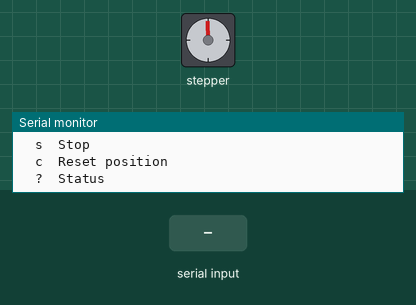
Bench run of a sketch on a simulated Arduino Uno, built with avr-gcc and run on an emulated ATmega328P. On the bench: stepper motor, the last lines printed to the serial monitor. Wiring (inferred from the names in the program): stepper motor driver (200 steps per turn assumed): step pin 2; direction pin 3. The test bench sets the inputs (shaded band).

Above: at 1.2 s.
1.3 s: "l" received over Serial
At 2.9 s:
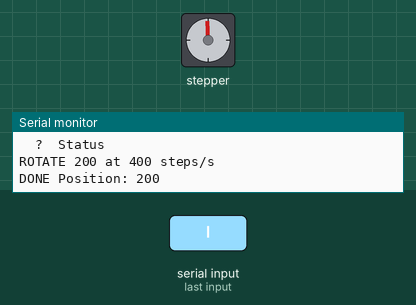
3.2 s: "L" received over Serial
At 3.35 s:
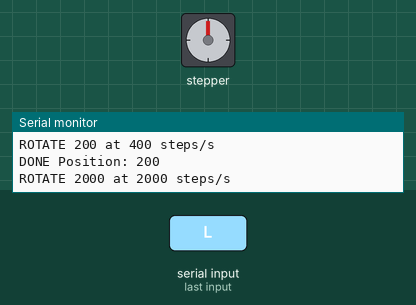
5.7 s: "r" received over Serial
At 6.09 s:
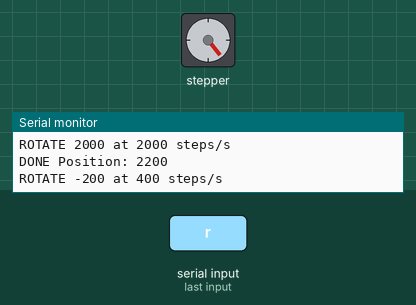
7.6 s: "R" received over Serial
At 8.05 s:
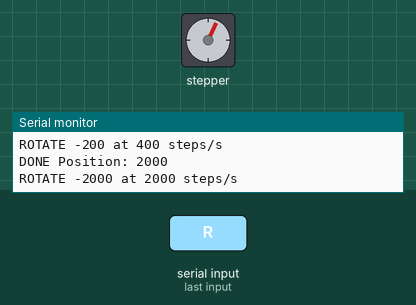
10.1 s: "R" received over Serial
At 10.85 s:
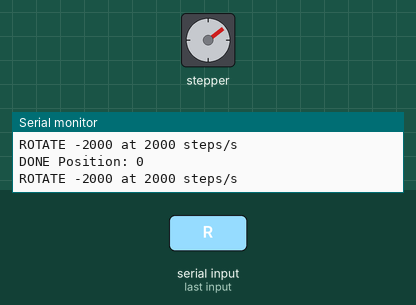
Timing chart, 0 to 13.1 s (numbered marks = the images above; inputs shaded):
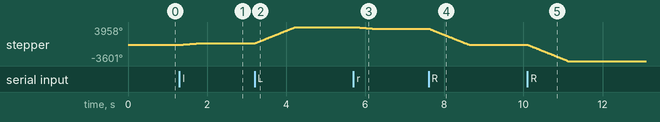

Measured:
- after the input at 1.3 s, stepper: turns 359° clockwise in 0.50 s, starting at once
- after the input at 3.2 s, stepper: turns 3600° clockwise in 1.0 s, starting at once
- after the input at 5.7 s, stepper: turns 360° counter-clockwise in 0.50 s, starting at once
- after the input at 7.6 s, stepper: turns 3599° counter-clockwise in 1.0 s, starting at once
- after the input at 10.1 s, stepper: turns 3600° counter-clockwise in 1.0 s, starting at once

The sketch:

stepper4.ino
```cpp
#include <Arduino.h>

const byte STEP_PIN = 2;
const byte DIR_PIN = 3;

// TB6600-style driver, common-anode wiring
// LOW = active pulse, HIGH = idle
const unsigned long PULSE_WIDTH_US = 10;
const unsigned long DIR_SETUP_US = 20;

// Movement configuration
const long SMALL_MOVEMENT = 200;
const long LARGE_MOVEMENT = 2000;

const unsigned int SLOW_SPEED = 400;
const unsigned int FAST_SPEED = 2000;

// Motion state
long stepsRemaining = 0;
long position = 0;

unsigned int currentSpeed = SLOW_SPEED;

bool moving = false;
bool pulseActive = false;

unsigned long nextStepTime = 0;
unsigned long pulseStartTime = 0;


void stopMotor() {
  digitalWrite(STEP_PIN, HIGH);

  pulseActive = false;
  moving = false;
  stepsRemaining = 0;

  Serial.println(F("STOPPED"));
}


void printStatus() {
  Serial.print(F("Position: "));
  Serial.println(position);

  Serial.print(F("Speed: "));
  Serial.print(currentSpeed);
  Serial.println(F(" steps/s"));

  Serial.print(F("Remaining: "));
  Serial.println(stepsRemaining);

  Serial.println(moving ? F("MOVING") : F("IDLE"));
}


void startRotation(long steps, unsigned int speed) {
  if (moving) {
    Serial.println(F("ERR: Motor busy"));
    return;
  }

  if (steps == 0 || speed == 0)
    return;

  currentSpeed = speed;

  // Set direction
  digitalWrite(DIR_PIN, steps > 0 ? HIGH : LOW);

  stepsRemaining = steps;
  moving = true;
  pulseActive = false;

  // Allow direction signal to settle
  nextStepTime = micros() + DIR_SETUP_US;

  Serial.print(F("ROTATE "));
  Serial.print(steps);
  Serial.print(F(" at "));
  Serial.print(speed);
  Serial.println(F(" steps/s"));
}


void readSerial() {
  while (Serial.available() > 0) {
    char command = Serial.read();

    switch (command) {

      case 'l':
        startRotation(SMALL_MOVEMENT, SLOW_SPEED);
        break;

      case 'L':
        startRotation(LARGE_MOVEMENT, FAST_SPEED);
        break;

      case 'r':
        startRotation(-SMALL_MOVEMENT, SLOW_SPEED);
        break;

      case 'R':
        startRotation(-LARGE_MOVEMENT, FAST_SPEED);
        break;

      case 's':
        stopMotor();
        break;

      case 'c':
        if (!moving) {
          position = 0;
          Serial.println(F("POSITION RESET"));
        } else {
          Serial.println(F("ERR: Motor busy"));
        }
        break;

      case '?':
        printStatus();
        break;

      default:
        // Ignore other characters
        break;
    }
  }
}


void updateMotor() {
  if (!moving)
    return;

  unsigned long now = micros();

  // Finish active pulse
  if (pulseActive) {
    if ((unsigned long)(now - pulseStartTime)
        >= PULSE_WIDTH_US) {

      digitalWrite(STEP_PIN, HIGH);
      pulseActive = false;

      if (stepsRemaining == 0) {
        moving = false;

        Serial.print(F("DONE Position: "));
        Serial.println(position);
      }
    }
    return;
  }

  // Wait for next pulse
  if ((long)(now - nextStepTime) < 0)
    return;

  // Start new pulse
  digitalWrite(STEP_PIN, LOW);

  pulseStartTime = now;
  pulseActive = true;

  if (stepsRemaining > 0) {
    stepsRemaining--;
    position++;
  } else {
    stepsRemaining++;
    position--;
  }

  // Schedule next pulse from current time
  unsigned long interval = 1000000UL / currentSpeed;
  nextStepTime = now + interval;
}


void setup() {
  pinMode(STEP_PIN, OUTPUT);
  pinMode(DIR_PIN, OUTPUT);

  digitalWrite(STEP_PIN, HIGH);
  digitalWrite(DIR_PIN, HIGH);

  Serial.begin(115200);

  Serial.println(F("Telescope controller ready"));
  Serial.println(F("Commands:"));
  Serial.println(F("  l  Left 200 steps (slow)"));
  Serial.println(F("  r  Right 200 steps (slow)"));
  Serial.println(F("  L  Left 2000 steps (fast)"));
  Serial.println(F("  R  Right 2000 steps (fast)"));
  Serial.println(F("  s  Stop"));
  Serial.println(F("  c  Reset position"));
  Serial.println(F("  ?  Status"));
}


void loop() {
  readSerial();
  updateMotor();
}
```
